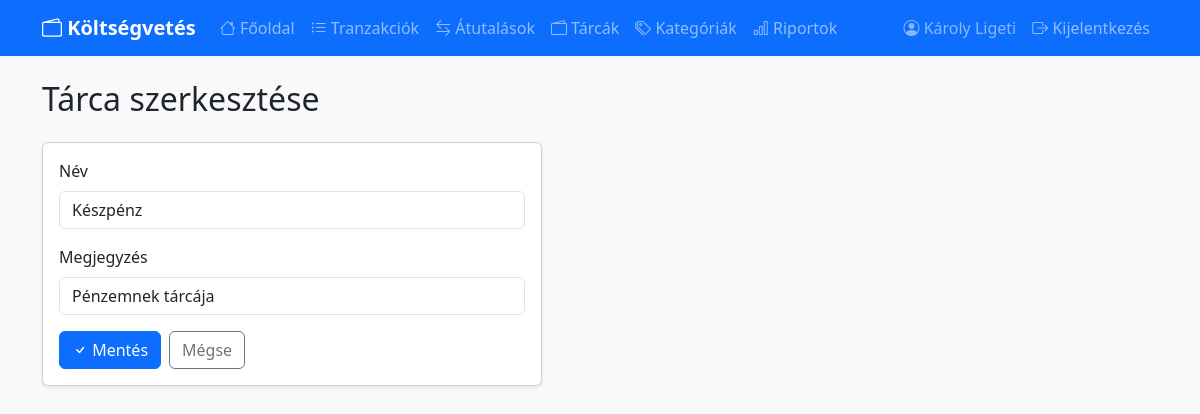
The page /wallets/edit/1 (signed in) on the database its author committed.
### tables this page shows
CREATE TABLE users (
            id INTEGER PRIMARY KEY AUTOINCREMENT,
            google_id TEXT UNIQUE NOT NULL,
            name TEXT,
            email TEXT
        );

CREATE TABLE wallets (
        id INTEGER PRIMARY KEY AUTOINCREMENT,
        name TEXT NOT NULL,
        description TEXT);

### main.py (the view, shortened to what this page needs)
@app.route('/wallets/edit/<int:id>', methods=['GET', 'POST'])
@login_required
def edit_wallet(id):
    conn = get_db()
    w = conn.execute("SELECT * FROM wallets WHERE id=?", (id,)).fetchone()
    conn.close()
    if not w:
        flash('Tárca nem található.', 'danger')
        return redirect(url_for('wallets'))
    return render_template('wallet_edit.html', wallet=w)

### main.py (called while the page is built)
@login_manager.user_loader
def load_user(user_id):
    conn = get_db()
    row = conn.execute("SELECT * FROM users WHERE id=?", (user_id,)).fetchone()
    conn.close()
    if row:
        return User(row["id"], row["name"], row["email"])
    return None

def get_db():
    conn = sqlite3.connect(DATABASE)
    conn.row_factory = sqlite3.Row
    return conn

### templates/wallet_edit.html
{% extends 'base.html' %}
{% block content %}
<h2 class="mb-4">Tárca szerkesztése</h2>
<div class="card shadow-sm" style="max-width: 500px;">
    <div class="card-body">
        <form method="POST">
            <div class="mb-3">
                <label class="form-label">Név</label>
                <input type="text" name="name" class="form-control" value="{{ wallet.name }}" required>
            </div>
            <div class="mb-3">
                <label class="form-label">Megjegyzés</label>
                <input type="text" name="description" class="form-control" value="{{ wallet.description or '' }}">
            </div>
            <div class="d-flex gap-2">
                <button type="submit" class="btn btn-primary"><i class="bi bi-check"></i> Mentés</button>
                <a href="/wallets" class="btn btn-outline-secondary">Mégse</a>
            </div>
        </form>
    </div>
</div>
{% endblock %}

### templates/base.html (shortened to what this page needs)
<!DOCTYPE html>
<html lang="hu">
<head>
    <link href="https://cdn.jsdelivr.net/npm/bootstrap@5.3.0/dist/css/bootstrap.min.css" rel="stylesheet">
    <link href="https://cdn.jsdelivr.net/npm/bootstrap-icons@1.10.0/font/bootstrap-icons.css" rel="stylesheet">
</head>
<body class="bg-light">
    <nav class="navbar navbar-expand-lg navbar-dark bg-primary">
        <div class="container">
            <a class="navbar-brand fw-bold" href="/"><i class="bi bi-wallet2"></i> Költségvetés</a>
            <div class="collapse navbar-collapse" id="navmenu">
                <div class="navbar-nav me-auto">
                    {% if current_user.is_authenticated %}
                    <a class="nav-link" href="/"><i class="bi bi-house"></i> Főoldal</a>
                    <a class="nav-link" href="/transactions"><i class="bi bi-list-ul"></i> Tranzakciók</a>
                    <a class="nav-link" href="/transfers"><i class="bi bi-arrow-left-right"></i> Átutalások</a>
                    <a class="nav-link" href="/wallets"><i class="bi bi-wallet2"></i> Tárcák</a>
                    <a class="nav-link" href="/categories"><i class="bi bi-tags"></i> Kategóriák</a>
                    <a class="nav-link" href="/reports"><i class="bi bi-bar-chart"></i> Riportok</a>
                    {% endif %}
                </div>
                <div class="navbar-nav ms-auto">
                    {% if current_user.is_authenticated %}
                    <span class="nav-link text-white-50"><i class="bi bi-person-circle"></i> {{ current_user.name }}</span>
                    <a class="nav-link" href="/logout"><i class="bi bi-box-arrow-right"></i> Kijelentkezés</a>
                    {% endif %}
                </div>
            </div>
        </div>
    </nav>
    <div class="container mt-4">
        {% block content %}{% endblock %}
    </div>
</body>
</html>

### rows shown on the page
users: name "Károly Ligeti"
wallets: name "Készpénz", description "Pénzemnek tárcája"
